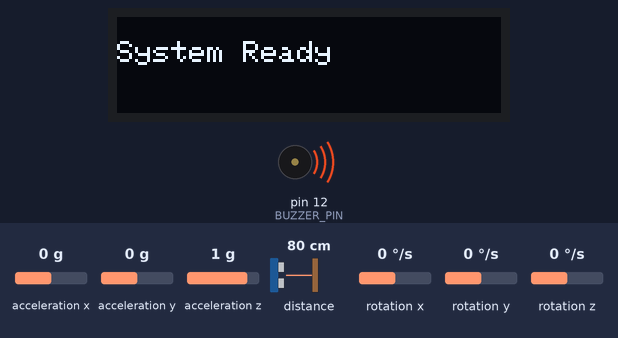
The sketch below on a simulated Arduino Uno, built with avr-gcc and run on an emulated ATmega328P. Shown: 128×32 one-colour display, buzzer (waves = sounding, pin HIGH). The test bench sets the inputs (shaded band); at power-on: acceleration x 0 g, acceleration y 0 g, acceleration z 1 g, distance to the obstacle 80 cm, rotation x 0 °/s, rotation y 0 °/s, rotation z 0 °/s. What the sketch prints to the serial monitor is not drawn.

Above: at 0.1 s.
At 1.4 s:
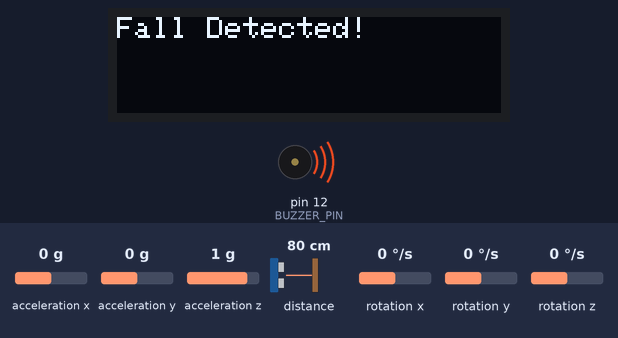
Timing chart, 0 to 130.0 s (numbered marks = the images above):
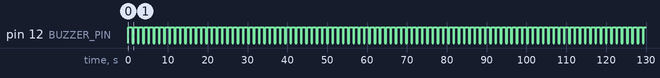

The sketch:

proj2.ino
```cpp
#include <Wire.h>
#include <Adafruit_SSD1306.h>
#include <Adafruit_APDS9960.h>
#include <MPU6050.h>
#include <math.h> // for sqrt()

#define SCREEN_WIDTH 128
#define SCREEN_HEIGHT 32
#define BUZZER_PIN 12 // Connect buzzer positive to pin 9

Adafruit_SSD1306 display(SCREEN_WIDTH, SCREEN_HEIGHT, &Wire);
Adafruit_APDS9960 apds;
MPU6050 mpu;

const uint8_t PROXIMITY_THRESHOLD = 50;
const float FALL_THRESHOLD = 3.0; // Acceleration magnitude in g (can be tuned)

void setup() {
  Serial.begin(115200);

  pinMode(BUZZER_PIN, OUTPUT);
  digitalWrite(BUZZER_PIN, LOW);

  if (!display.begin(SSD1306_SWITCHCAPVCC, 0x3C)) {
    Serial.println("OLED init failed");
    while (true);
  }
  display.clearDisplay();
  display.setTextSize(1);
  display.setTextColor(SSD1306_WHITE);
  display.setCursor(0, 0);
  display.println("Initializing...");
  display.display();

  if (!apds.begin()) {
    Serial.println("APDS9960 init failed");
    display.clearDisplay();
    display.println("APDS9960 Error");
    display.display();
    while (true);
  }
  apds.enableProximity(true);

  if (!mpu.testConnection()) {
    Serial.println("MPU6050 connection failed");
    display.clearDisplay();
    display.println("MPU6050 Error");
    display.display();
    while (true);
  }
  mpu.initialize();

  display.clearDisplay();
  display.println("System Ready");
  display.display();
}

void loop() {
  uint8_t proximity = apds.readProximity();
  int16_t ax, ay, az;
  mpu.getAcceleration(&ax, &ay, &az);

  // Convert raw values to g
  float ax_g = ax / 16384.0;
  float ay_g = ay / 16384.0;
  float az_g = az / 16384.0;

  float acc_magnitude = sqrt(ax_g * ax_g + ay_g * ay_g + az_g * az_g);

  display.clearDisplay();
  display.setCursor(0, 0);

  // Fall Detection
  if (acc_magnitude < FALL_THRESHOLD) {
    Serial.println("Fall detected!");
    display.println("Fall Detected!");
    digitalWrite(BUZZER_PIN, HIGH);
    delay(1000); // Alert duration
    digitalWrite(BUZZER_PIN, LOW);
  }
  // Obstacle Detection
  else if (proximity >= PROXIMITY_THRESHOLD) {
    Serial.println("Obstacle detected!");
    display.println("Obstacle Ahead!");
    digitalWrite(BUZZER_PIN, HIGH);
    delay(500);
    digitalWrite(BUZZER_PIN, LOW);
  } else {
    display.println("All Clear");
    digitalWrite(BUZZER_PIN, LOW);
  }

  display.display();
  delay(300);
}
```

Measured:
- by itself, pin 12 (BUZZER_PIN): alternates HIGH for 1.0 s and LOW for 0.32 s
- what the display in image 0 shows lasts 1.0 s, from 0.1 s to 1.1 s
